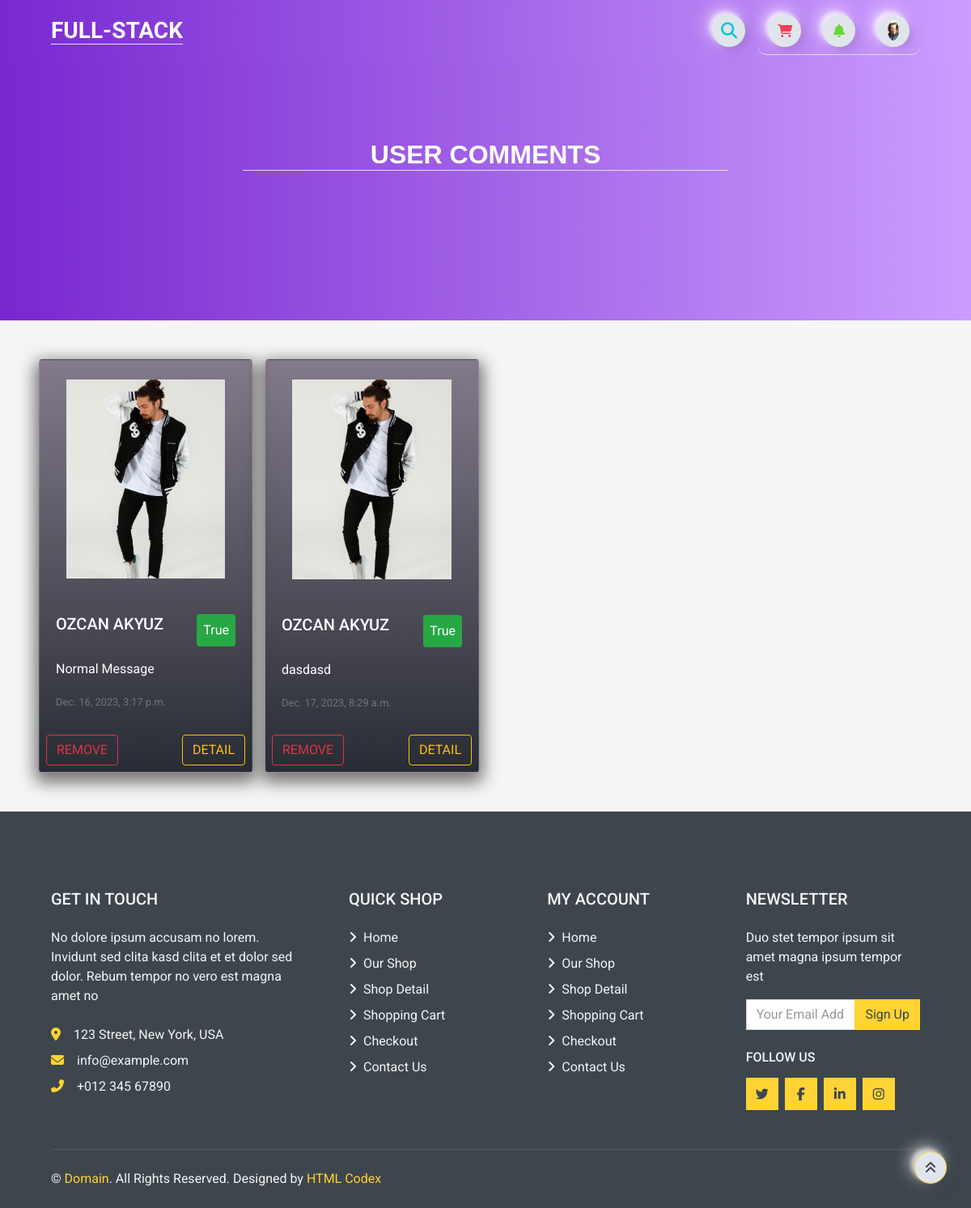
The page /user/comments/ (signed in) on the database as committed earlier.
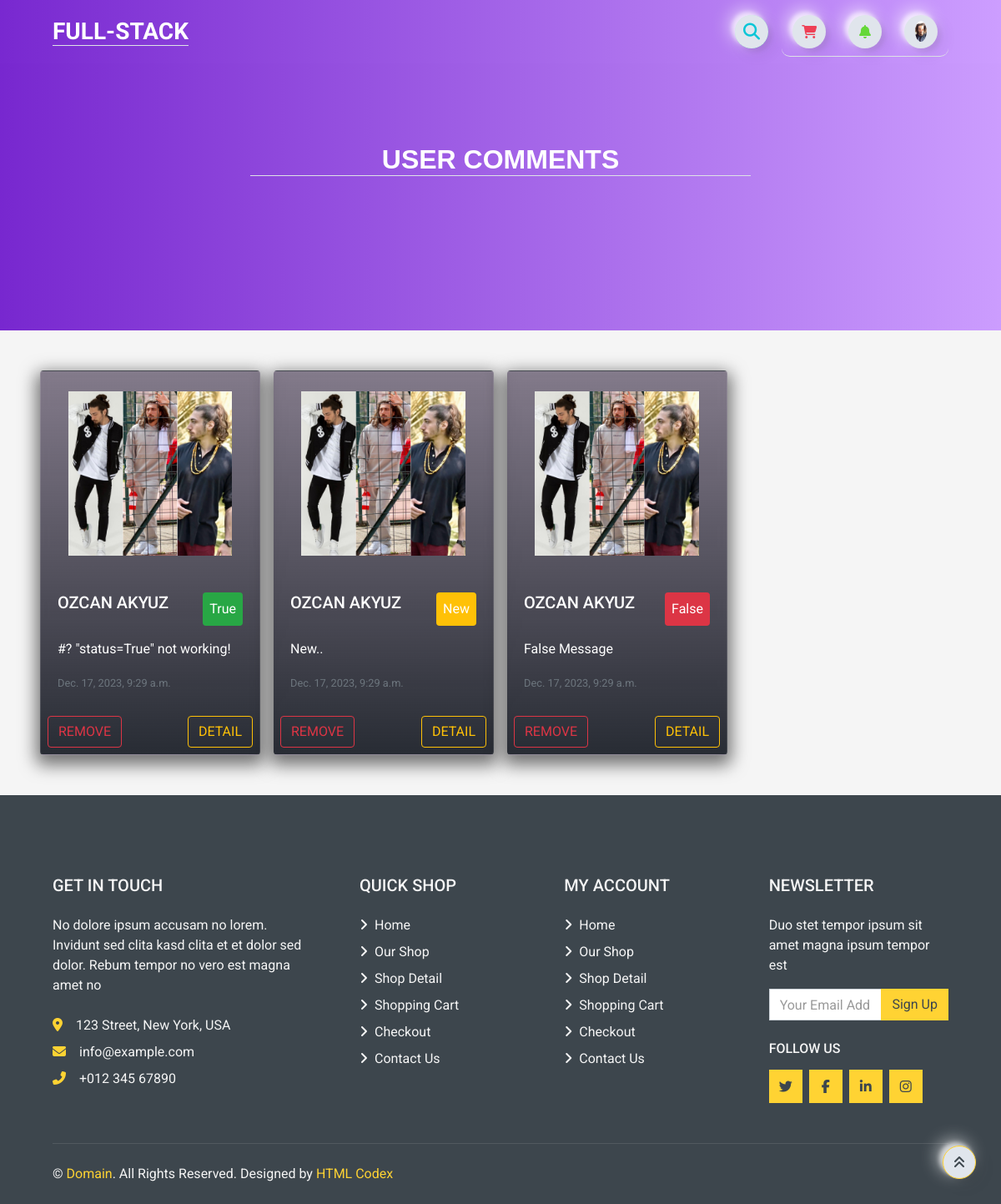
The same page on the database as committed later.
### home/models.py (models this page shows, shortened)
class UserProfile(models.Model):
    user = models.OneToOneField(User, on_delete=models.CASCADE)
    phone = models.CharField(blank=True, max_length=20)
    address = models.CharField(blank=True, max_length=150)
    city = models.CharField(blank=True, max_length=20)
    country = models.CharField(blank=True, max_length=50)
    image = models.ImageField(blank=True, upload_to='images/users/')
    def image_tag(self):
        return mark_safe('<img src="{}" height="50"/>'.format(self.image.url))
    image_tag.short_description = 'Image'

class Comment(models.Model):
    STATUS = (('New', 'New'),('True', 'True'),('False', 'False'))
    post=models.ForeignKey(Post,on_delete=models.CASCADE)
    user = models.ForeignKey(User, on_delete=models.CASCADE)
    comment = models.CharField(max_length=250,blank=False)
    ip = models.CharField(max_length=20, blank=True)
    status = models.CharField(max_length=5, choices=STATUS, default='New')
    create_at=models.DateTimeField(auto_now_add=True)
    update_at=models.DateTimeField(auto_now=True)

class Post(models.Model):
    STATUS = (('New', 'New'),('True', 'True'),('False', 'False'))
    user = models.ForeignKey(User, on_delete=models.CASCADE)
    title = models.CharField(max_length=200)
    content = models.TextField()
    create_at = models.DateTimeField(auto_now_add=True)
    status = models.CharField(max_length=5, choices=STATUS, default='New')
    image = models.ImageField(upload_to='images/')
    id = models.AutoField(primary_key=True)
    def image_tag(self):
        if self.image:
            return mark_safe('<img src="%s" width="50" height="50" />' % self.image.url)
        return None
    image_tag.short_description = 'Image Preview'

### user/views.py (the view)
# urls.py: path('comments/', views.user_comments, name='user_comments'),
@login_required(login_url='/login')
def user_comments(request):
    current_user = request.user
    profile = UserProfile.objects.get(user_id = current_user.pk)
    comments = Comment.objects.filter(user_id = current_user.id)
    context = {'comments': comments,
               'profile': profile,}
    return render(request, 'user_comments.html', context)

### user/templates/user_comments.html (shortened to what this page needs)
{% extends "base.html" %}
{% load static %}
{% block body %}
<header>
    <div class="header m-auto">
        <div class="container" style="position: relative;">
            <h2 class="text-light px-2 m-auto border-bottom" id="navbar-text">USER COMMENTS</h2>
        </div>
    </div>
</header>
<div class="card-group mx-5 mt-5" style="gap: 1rem; position: static !important;">
    {% for comment in comments %}
      <div class="card align-items-center rounded">
        <img src="{{ comment.post.image.url }}" class="card-img-top py-4 w-75" alt="...">
        <div class="card-body w-100">
            <div class="d-flex flex-row-reverse justify-content-between">
                <p class="card-text p-2 rounded
                    {% if comment.status == 'True' %}
                    bg-success
                    {% elif comment.status == 'New' %}
                    bg-warning
                    {% else %}
                    bg-danger
                    {% endif %}">
                    {{ comment.status }}
                </p>
                <h5 class="card-title">{{ comment.user.get_full_name }}</h5>
            </div>
          <p class="card-text">{{ comment.comment }}</p>
          <p class="card-text"><small class="text-muted">{{ comment.create_at }}</small></p>
        </div>
        <div class="text-right w-100 p-2">
          <a class="btn btn-outline-warning rounded align-items-center hidden-arrow" href="/post_detail/{{ comment.post.id }}">DETAIL</a>
          <a href="/user/deletecomment/{{ comment.id }}" onclick="return confirm('Will be Delete ! Are you sure?')"><button class="btn btn-outline-danger rounded float-left">REMOVE</button></a>
        </div>
      </div>
    {% endfor %}
</div>
{% endblock  %}

### home/templates/base.html (shortened to what this page needs)
{%  load static %}
<!DOCTYPE html>
<html lang="en">
<head>
    <link rel="stylesheet" href="https://cdnjs.cloudflare.com/ajax/libs/font-awesome/6.5.1/css/all.min.css"/>
    <link href="{% static 'css/style.css'%}" rel="stylesheet">
    <link href="{% static 'css/main.css' %}" rel="stylesheet">
</head>
<body>
{% include 'navbar.html' %}
{% block body %} {% endblock %}
{% include 'footer.html' %}
</body>
</html>

### home/templates/navbar.html (shortened to what this page needs)
{% load static %}
{% block body %}
<nav class="navbar navbar-expand-lg bg-light gradient-custom px-5">
    <div class="container-fluid">
        <div class="collapse navbar-collapse" id="navbarSupportedContent">
            <a class="navbar-brand mt-2 mt-lg-0" href="/">
                <h3 class="pt-1 mb-1 text-light border-bottom">FULL-STACK</h3>
            </a>
        </div>
        <div class="search-box">
            <button class="btn btnnavbar btn-search"><i class="fas fa-search"></i></button>
        </div>
        <div class="d-flex align-items-center frame-right border-bottom">
            <a class="text-reset me-3 btn btnnavbar" href="#">
                <i class="fas fa-shopping-cart" style="color:#ee4056;"></i>
            </a>
            <div class="dropdownnotif">
                <a class="text-reset me-3 dropbtnnotif hidden-arrow btn btnnavbar" href="#" onclick="myFunctionNotif()" id="navbarDropdownMenuLink" role="button" data-mdb-toggle="dropdown" aria-expanded="false">
                    <i class="fas fa-bell" style="color:#65d838;"></i>
                </a>
            </div>
            {%  if user.id is not None %}
            <div class="dropdown">
                <a class="dropbtn d-flex align-items-center hidden-arrow btnnavbar" href="#" onclick="myFunction()" id="navbarDropdownMenuAvatar" role="button" data-mdb-toggle="dropdown" aria-expanded="false">
                    <img src="{{ profile.image.url }}" class="rounded-circle" height="25" alt="Black and White Portrait of a Man" loading="lazy" />
                </a>
            </div>
            {% else %}
            <div class="dropdown">
                <a class="dropbtn d-flex align-items-center hidden-arrow btnnavbar" href="#" id="navbarDropdownMenuAvatar" type="button" data-toggle="modal" data-target="#containerlog" onclick="containerLogClose()">
                    <i class="fa-regular fa-user text-dark"></i>
                </a>
            </div>
            {% endif %}
        </div>
    </div>
</nav>
{% endblock %}

### home/templates/login.html (shortened to what this page needs)
{% load static %}

### home/templates/footer.html (shortened to what this page needs)
{% load static %}
{% load static %}
    <div class="container-fluid bg-dark text-secondary mt-5 pt-5">
        <div class="row px-xl-5 pt-5">
            <div class="col-lg-4 col-md-12 mb-5 pr-3 pr-xl-5">
                <h5 class="text-secondary text-uppercase mb-4">Get In Touch</h5>
                <p class="mb-4">No dolore ipsum accusam no lorem. Invidunt sed clita kasd clita et et dolor sed dolor. Rebum tempor no vero est magna amet no</p>
                <p class="mb-2"><i class="fa fa-map-marker-alt text-primary mr-3"></i>123 Street, New York, USA</p>
                <p class="mb-2"><i class="fa fa-envelope text-primary mr-3"></i>info@example.com</p>
                <p class="mb-0"><i class="fa fa-phone-alt text-primary mr-3"></i>+012 345 67890</p>
            </div>
            <div class="col-lg-8 col-md-12">
                <div class="row">
                    <div class="col-md-4 mb-5">
                        <h5 class="text-secondary text-uppercase mb-4">Quick Shop</h5>
                        <div class="d-flex flex-column justify-content-start">
                            <a class="text-secondary mb-2" href="/"><i class="fa fa-angle-right mr-2"></i>Home</a>
                            <a class="text-secondary mb-2" href="/shop"><i class="fa fa-angle-right mr-2"></i>Our Shop</a>
                            <a class="text-secondary mb-2" href="/detail"><i class="fa fa-angle-right mr-2"></i>Shop Detail</a>
                            <a class="text-secondary mb-2" href="/order/shopcart"><i class="fa fa-angle-right mr-2"></i>Shopping Cart</a>
                            <a class="text-secondary mb-2" href="/checkout"><i class="fa fa-angle-right mr-2"></i>Checkout</a>
                            <a class="text-secondary" href="/contact"><i class="fa fa-angle-right mr-2"></i>Contact Us</a>
                        </div>
                    </div>
                    <div class="col-md-4 mb-5">
                        <h5 class="text-secondary text-uppercase mb-4">My Account</h5>
                        <div class="d-flex flex-column justify-content-start">
                            <a class="text-secondary mb-2" href="/"><i class="fa fa-angle-right mr-2"></i>Home</a>
                            <a class="text-secondary mb-2" href="/shop"><i class="fa fa-angle-right mr-2"></i>Our Shop</a>
                            <a class="text-secondary mb-2" href="/detail"><i class="fa fa-angle-right mr-2"></i>Shop Detail</a>
                            <a class="text-secondary mb-2" href="/order/shopcart"><i class="fa fa-angle-right mr-2"></i>Shopping Cart</a>
                            <a class="text-secondary mb-2" href="/checkout"><i class="fa fa-angle-right mr-2"></i>Checkout</a>
                            <a class="text-secondary" href="contact"><i class="fa fa-angle-right mr-2"></i>Contact Us</a>
                        </div>
                    </div>
                    <div class="col-md-4 mb-5">
                        <h5 class="text-secondary text-uppercase mb-4">Newsletter</h5>
                        <p>Duo stet tempor ipsum sit amet magna ipsum tempor est</p>
                        <form action="">
                            <div class="input-group">
                                <input type="text" class="form-control" placeholder="Your Email Address">
                                <div class="input-group-append">
                                    <button class="btn btn-primary">Sign Up</button>
                                </div>
                            </div>
                        </form>
                        <h6 class="text-secondary text-uppercase mt-4 mb-3">Follow Us</h6>
                        <div class="d-flex">
                            <a class="btn btn-primary btn-square mr-2" href="#"><i class="fab fa-twitter"></i></a>
                            <a class="btn btn-primary btn-square mr-2" href="#"><i class="fab fa-facebook-f"></i></a>
                            <a class="btn btn-primary btn-square mr-2" href="#"><i class="fab fa-linkedin-in"></i></a>
                            <a class="btn btn-primary btn-square" href="#"><i class="fab fa-instagram"></i></a>
                        </div>
                    </div>
                </div>
            </div>
        </div>
        <div class="row border-top mx-xl-5 py-4" style="border-color: rgba(256, 256, 256, .1) !important;">
            <div class="col-md-6 px-xl-0">
                <p class="mb-md-0 text-center text-md-left text-secondary">
                    &copy; <a class="text-primary" href="#">Domain</a>. All Rights Reserved. Designed
                    by
                    <a class="text-primary" href="https://htmlcodex.com">HTML Codex</a>
                </p>
            </div>
        </div>
    </div>
<a href="#" class="btn btnnavbar btn-primary back-to-top "><i class="fa fa-angle-double-up"></i></a>

### home/static/css/main.css (style rules this page uses)
.gradient-custom { background: rgb(106, 17, 203); background: -webkit-linear-gradient(to right, rgba(106, 17, 203, 0.9), rgba(199, 147, 255, 0.9)); background: linear-gradient(to right, rgba(106, 17, 203, 0.9), rgba(199, 147, 255, 0.9)); }
.header { background: rgb(106, 17, 203); background: -webkit-linear-gradient(to right, rgba(106, 17, 203, 0.9), rgba(199, 147, 255, 0.9));; background: linear-gradient(to right, rgba(106, 17, 203, 0.9), rgba(199, 147, 255, 0.9));; height: 40vh; }
.frame-right { display: flex; flex-direction: row; justify-content: space-around; align-items: center; height: 60px; width: 200px; position: relative; transition: box-shadow 0.6s cubic-bezier(0.79,0.21,0.06,0.81); border-radius: 10px; }
.btnnavbar { height: 40px; width: 40px; border-radius: 150px; background: #e0e5ec; display: flex; flex-direction: column; justify-content: center; align-items: center; -webkit-tap-highlight-color:rgba(0,0,0,0); -webkit-tap-highlight-color:transparent; box-shadow: -7px -7px 20px #fff9, -4px -4px 5px 0px #fff9, 7px 7px 20px 0px #0001, 4px 4px 5px 0px #0001, inset 0px 0px 0px 0px #fff9, inset 0px 0px 0px 0px #0001, inset 0px 0px 0px 0px #fff9, inset 0px 0px 0px 0px #0001 ; transition: box-shadow 0.5s cubic-bezier(0.79,0.21,0.06,0.81); font-size: 16px; color: rgba(42,52,84,1); }
.dropbtn { color: white; padding: 16px; font-size: 16px; border: none; cursor: pointer; }
.dropdown { position: relative; display: inline-block; }
.dropdownnotif { position: relative; display: inline-block; }
.search-box { width: fit-content; height: fit-content; position: relative; margin-right: 1rem; }
.btn-search { width: 40px; height: 40px; border-style: none; font-size: 20px; font-weight: bold; outline: none; cursor: pointer; position: absolute; right: 0px; color:#0bc6d7 ; pointer-events: painted; border-radius: 150px; -webkit-tap-highlight-color:rgba(0,0,0,0); -webkit-tap-highlight-color:transparent; box-shadow: -7px -7px 20px #fff9, -4px -4px 5px 0px #fff9, 7px 7px 20px 0px #0001, 4px 4px 5px 0px #0001, inset 0px 0px 0px 0px #fff9, inset 0px 0px 0px 0px #0001, inset 0px 0px 0px 0px #fff9, inset 0px 0px 0px 0px #0001 ; transition: box-shadow 0.5s cubic-bezier(0.79,0.21,0.06,0.81); text-decoration: none; }
div > img { max-width: 12rem; }
.card-group img { border-radius: .5rem; max-width: 85%; }
.card-group .card-body .card-title { color: #fff; }
.card-group { position: relative; bottom: 6rem; display: grid; grid-template-columns: repeat(4,1fr); color: #fff; }
#navbar-text { align-items: center; text-align: center; font-family: 'Quicksand', sans-serif; top: 6rem; position: relative; margin: auto; max-width: 54%; }

Rows that differ between the two databases and show on the page:
removed Comment: post.image (picture), status "True", user.get_full_name "OZCAN AKYUZ", comment "Normal Message", create_at "Dec. 16, 2023, 3:17 p.m."
removed Comment: post.image (picture), status "True", user.get_full_name "OZCAN AKYUZ", comment "dasdasd", create_at "Dec. 17, 2023, 8:29 a.m."
added Comment: post.image (picture), status "True", user.get_full_name "OZCAN AKYUZ", comment "#? \"status=True\" not working!", create_at "Dec. 17, 2023, 9:29 a.m."
added Comment: post.image (picture), status "New", user.get_full_name "OZCAN AKYUZ", comment "New..", create_at "Dec. 17, 2023, 9:29 a.m."
added Comment: post.image (picture), status "False", user.get_full_name "OZCAN AKYUZ", comment "False Message", create_at "Dec. 17, 2023, 9:29 a.m."
